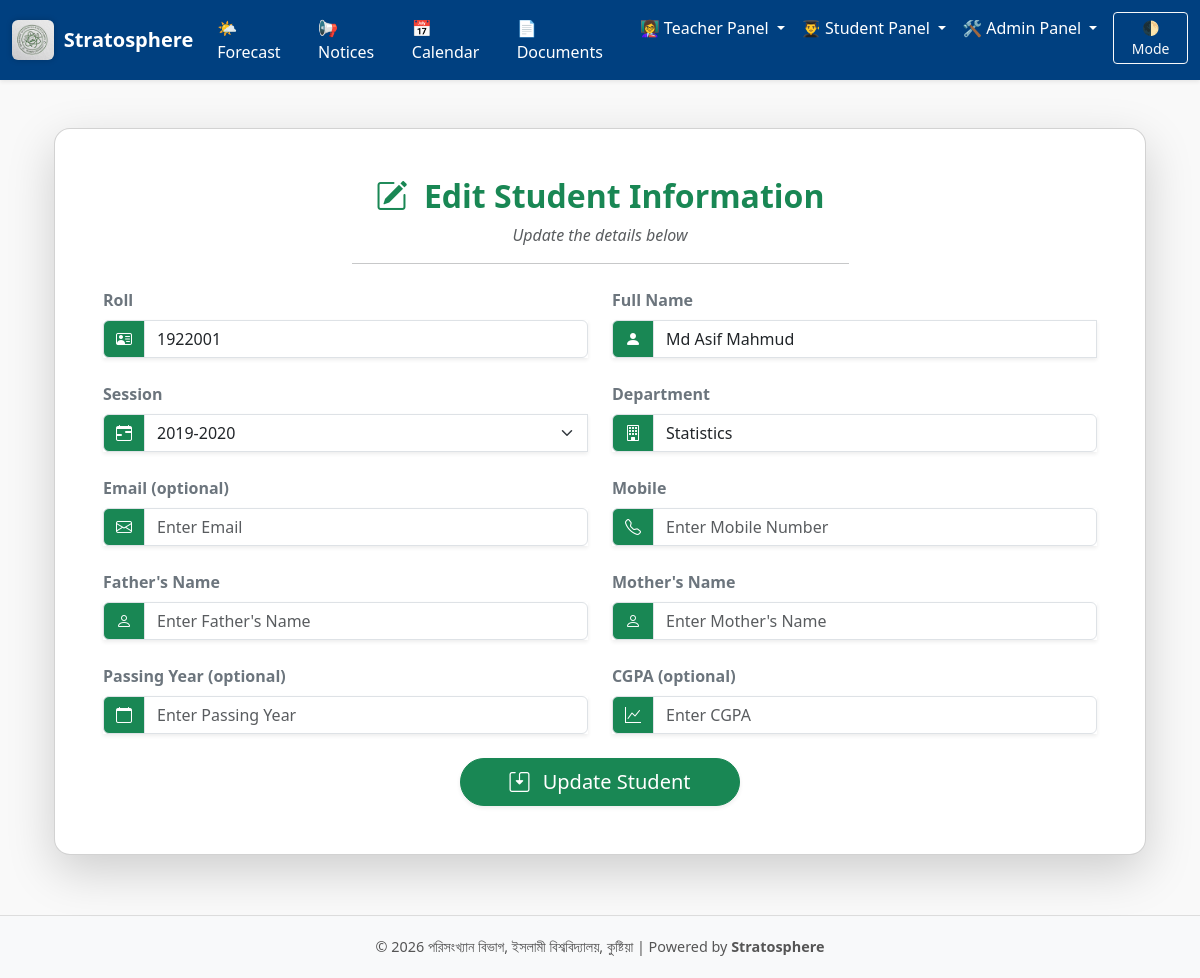
Screenshot of /admin/student/edit/1922001 (signed in) with the database file from the repository.
### models.py (models this page shows, shortened)
class Student(db.Model):
    __tablename__ = "student"
    id = db.Column(db.Integer, primary_key=True)
    roll = db.Column(db.String(20), unique=True, nullable=False)
    name = db.Column(db.String(100), nullable=False)
    session = db.Column(db.String(20), nullable=False)
    department = db.Column(db.String(100), nullable=False)
    email = db.Column(db.String(120))
    mobile = db.Column(db.String(20))
    father_name = db.Column(db.String(100))
    mother_name = db.Column(db.String(100))
    pass_year = db.Column(db.String(10))
    cgpa = db.Column(db.String(10))
    created_at = db.Column(db.DateTime, default=datetime.utcnow)
    courses = db.relationship('Course', secondary=student_course, backref='students')

### routes/admin_routes.py (the view, shortened to what this page needs)
@admin_routes.route("/student/edit/<string:roll>", methods=["GET", "POST"])
@admin_required
def edit_student(roll):
    student = Student.query.filter_by(roll=roll).first_or_404()
    sessions = generate_sessions()
    return render_template("admin/edit_student.html", student=student, sessions=sessions)

### app.py (called while the page is built)
@app.before_request
def log_request():
    print(f"🔍 {request.method} {request.path}")

### routes/admin_routes.py (called while the page is built)
def generate_sessions(start_year=2009, count=100):
    return [f"{y}-{y+1}" for y in range(start_year, start_year + count)]

### routes/auth_routes.py (called while the page is built)
def admin_required(f):
    @wraps(f)
    def decorated_function(*args, **kwargs):
        if session.get("role") != "admin":
            flash("❌ Admin access required.", "danger")
            return redirect(url_for("auth_routes.admin_login"))
        return f(*args, **kwargs)
    return decorated_function

### templates/admin/edit_student.html (shortened to what this page needs)
{% extends "base.html" %}
{% block content %}
<div class="container my-5 fade-in">
  <div class="card shadow-lg rounded-4">
    <div class="card-body p-5">
      <div class="text-center mb-4">
        <h2 class="fw-bold text-success">
          <i class="bi bi-pencil-square me-2"></i> Edit Student Information
        </h2>
        <p class="text-muted fst-italic">Update the details below</p>
        <hr class="w-50 mx-auto mb-4">
      </div>
      <form method="POST" action="" class="row g-4 needs-validation" novalidate>
        <div class="col-md-6">
          <label for="roll" class="form-label fw-semibold text-secondary">Roll</label>
          <div class="input-group shadow-sm">
            <span class="input-group-text bg-success text-white"><i class="bi bi-person-vcard"></i></span>
            <input type="text" name="roll" id="roll" class="form-control" readonly value="{{ student.roll or '' }}">
          </div>
        </div>
        <div class="col-md-6">
          <label for="name" class="form-label fw-semibold text-secondary">Full Name</label>
          <div class="input-group shadow-sm">
            <span class="input-group-text bg-success text-white"><i class="bi bi-person-fill"></i></span>
            <input type="text" name="name" id="name" class="form-control" placeholder="Enter Full Name" required value="{{ student.name or '' }}">
          </div>
        </div>
<div class="col-md-6">
  <label for="session" class="form-label fw-semibold text-secondary">Session</label>
  <div class="input-group shadow-sm">
    <span class="input-group-text bg-success text-white"><i class="bi bi-calendar-range"></i></span>
    <select name="session" id="session" class="form-select" required>
      {% for s in sessions %}
        <option value="{{ s }}" {% if student.session == s %}selected{% endif %}>{{ s }}</option>
      {% endfor %}
    </select>
  </div>
</div>
        <div class="col-md-6">
          <label for="department" class="form-label fw-semibold text-secondary">Department</label>
          <div class="input-group shadow-sm">
            <span class="input-group-text bg-success text-white"><i class="bi bi-building"></i></span>
            <input type="text" name="department" id="department" class="form-control" value="Statistics" readonly>
          </div>
        </div>
        <div class="col-md-6">
          <label for="email" class="form-label fw-semibold text-secondary">Email (optional)</label>
          <div class="input-group shadow-sm">
            <span class="input-group-text bg-success text-white"><i class="bi bi-envelope"></i></span>
            <input type="email" name="email" id="email" class="form-control" placeholder="Enter Email" value="{{ student.email or '' }}">
          </div>
        </div>
        <div class="col-md-6">
          <label for="mobile" class="form-label fw-semibold text-secondary">Mobile</label>
          <div class="input-group shadow-sm">
            <span class="input-group-text bg-success text-white"><i class="bi bi-telephone"></i></span>
            <input type="text" name="mobile" id="mobile" class="form-control" placeholder="Enter Mobile Number" value="{{ student.mobile or '' }}">
          </div>
        </div>
        <div class="col-md-6">
          <label for="father_name" class="form-label fw-semibold text-secondary">Father's Name</label>
          <div class="input-group shadow-sm">
            <span class="input-group-text bg-success text-white"><i class="bi bi-person"></i></span>
            <input type="text" name="father_name" id="father_name" class="form-control" placeholder="Enter Father's Name" value="{{ student.father_name or '' }}">
          </div>
        </div>
        <div class="col-md-6">
          <label for="mother_name" class="form-label fw-semibold text-secondary">Mother's Name</label>
          <div class="input-group shadow-sm">
            <span class="input-group-text bg-success text-white"><i class="bi bi-person"></i></span>
            <input type="text" name="mother_name" id="mother_name" class="form-control" placeholder="Enter Mother's Name" value="{{ student.mother_name or '' }}">
          </div>
        </div>
        <div class="col-md-6">
          <label for="pass_year" class="form-label fw-semibold text-secondary">Passing Year (optional)</label>
          <div class="input-group shadow-sm">
            <span class="input-group-text bg-success text-white"><i class="bi bi-calendar"></i></span>
            <input type="text" name="pass_year" id="pass_year" class="form-control" placeholder="Enter Passing Year" value="{{ student.pass_year or '' }}">
          </div>
        </div>
        <div class="col-md-6">
          <label for="cgpa" class="form-label fw-semibold text-secondary">CGPA (optional)</label>
          <div class="input-group shadow-sm">
            <span class="input-group-text bg-success text-white"><i class="bi bi-graph-up"></i></span>
            <input type="text" name="cgpa" id="cgpa" class="form-control" placeholder="Enter CGPA" value="{{ student.cgpa or '' }}">
          </div>
        </div>
        <div class="col-12 text-center mt-4">
          <button type="submit" class="btn btn-success btn-lg px-5 rounded-pill shadow-sm">
            <i class="bi bi-save2 me-2"></i> Update Student
          </button>
        </div>
      </form>
    </div>
  </div>
</div>
{% endblock %}

### templates/base.html (style rules this page uses)
body { font-family: 'Segoe UI', sans-serif; background-color: #f9f9f9; transition: background 0.3s, color 0.3s; }

### templates/admin/edit_student.html (style rules this page uses)
.fade-in { animation: fadeInUp 0.6s ease-in-out; }

### rows the page displays
Student: roll "1922001", name "Md Asif Mahmud", session "2019-2020"
